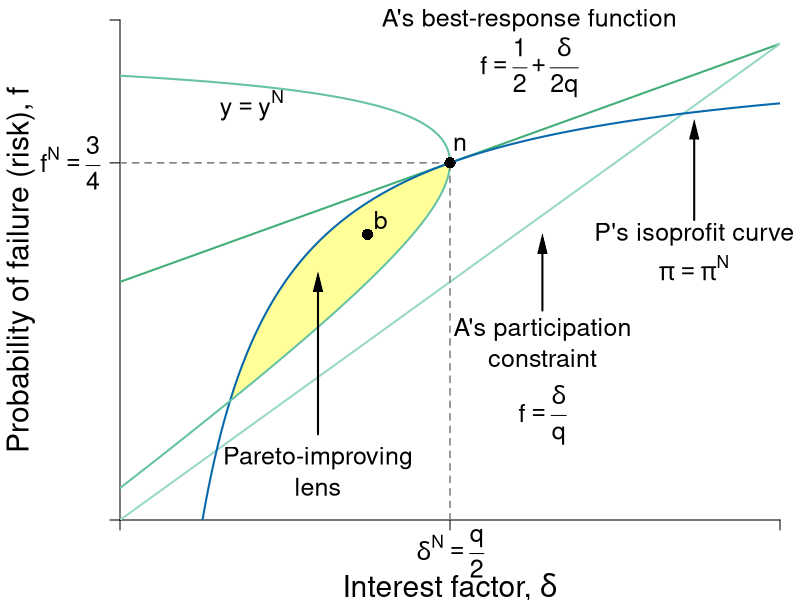

Recreate this plot in R.
#Graph Designer: Simon Halliday, Scott Cohn
#Authors: Bowles and Halliday
#Title: Coordination, Conflict and Competition: A Text in Microeconomics

library(shape)
pdf(file = "credit/non_contractual_risk.pdf", width = 8, height = 6)

#Set parameters for graphics
pointsize <- 1.8
axislabelsize <- 1.8
labelsize <- 1.5
namesize <- 1.8
annotatesize <- 1.5
graphlinewidth <- 2
segmentlinewidth <- 1.5

COL <- c("#7fc97f", "#beaed4", "#fdc086", "#ffff99", "#386cb0", "#f0027f", "#bf5b17", "#666666")
COLA <- c("#e0f3db", "#99d8c9","#66c2a4","#41ae76", "#238b45", "#005824")
COLB <- c("#c6dbef", "#4eb3d3", "#2b8cbe", "#0868ac","#084081")
COLC <- c("#fcfbfd", "#efedf5", "#dadaeb", "#bcbddc", "#9e9ac8", "#807dba", "#6a51a3", "#54278f", "#3f007d")
grays <- gray.colors(25, start = 1, end = 0)

#Edited the margins to cater for the larger LHS labels
par(mar =  c(4, 6, 1, 1))

brfFn <- function(delta, q = 1) {
  .5 + (delta / (2 * q)) 
}

PCFn <- function(delta, q = 1) {
  delta/q
}

isoreturnFn <- function(delta, pi=0.125) {
  1 - (pi)/delta
}


yFn <- function(d1, f1, q = 1){
  q*f1*(1 - f1) - d1*(1 - f1)
}

profitFn <- function(d1, q = 1){
  d1/2 - (1/(2*q))*(d1)^2
}

ylow <- function(delta, q = 1, ybar = 0.0625){
  (-sqrt(delta^2 - 2*delta*q + q^2 - 4*q*ybar) + delta + q)/(2*q)
}

yhigh <- function(delta, q = 1, ybar = 0.0625){
  (sqrt(delta^2 - 2*delta*q + q^2 - 4*q*ybar) + delta + q)/(2*q)
}

xlims <- c(0, 1)
ylims <- c(0, 1.05)

npts <- 501 
d1 <- seq(xlims[1], xlims[2], length.out = npts)
f1 <- seq(ylims[1], ylims[2], length.out = npts) 
a <- c(0.0625)

plot(0, 0, xlim = xlims, ylim = ylims, type = "n",
     xlab = expression(paste("")),
     ylab = expression(paste("")), 
     xaxt = "n", 
     yaxt = "n", 
     cex.lab = axislabelsize, 
     bty = "n", 
     xaxs = "i", 
     yaxs = "i"
)


ticksy <- c(ylims[1], brfFn(delta = 0.5), ylims[2])
ylabels <- c(NA, expression(paste(f^{N} == frac(3,4))), NA)
ticksx <- c(xlims[1], 0.5, xlims[2])
xlabels <- c(NA, NA, NA)

axis(1, at = ticksx, pos = 0, labels = xlabels, cex.axis = labelsize)
axis(2, at = ticksy, pos = 0, labels = ylabels, las = 1, cex.axis = labelsize)

text(0.5, -0.07, expression(paste(delta^{N} == frac(q,2))), xpd = TRUE, cex = labelsize) 

npts <- 503 
xx1 <- seq(xlims[1], xlims[2], length.out = npts)
xx2 <- seq(0, 1, length.out = npts)

xpoly1 <- seq(from = 0.168, to = 0.5, length.out = 500)
ypoly1 <- ylow(xpoly1)
ypoly2 <- isoreturnFn(xpoly1)
polygon(x = c(xpoly1, rev(xpoly1)), y = c(ypoly1, rev(ypoly2)), col = COL[4], density = NULL, border = NA)


#Draw the graphs
lines(xx1, brfFn(xx1), col = COLA[4], lwd = graphlinewidth)
lines(xx1, PCFn(xx1), col = COLA[2], lwd = graphlinewidth)
lines(xx1, isoreturnFn(xx1), col = COLB[4], lwd = graphlinewidth)

#Axis labels
mtext(expression(paste("Interest factor, ", delta)), side = 1, line = 3.3, cex = axislabelsize)
text(-0.15, 0.5*(ylims[2]), expression(paste("Probability of failure (risk), ", f)), xpd = TRUE, cex = axislabelsize, srt = 90) 


contour(d1, f1,
        outer(d1, f1, yFn),
        drawlabels = FALSE,
        col = COLA[3],
        lwd = graphlinewidth,
        levels = a,
        xaxs = "i",
        yaxs = "i",
        add = TRUE)


segments(0.5, 0, 0.5, brfFn(delta = 0.5), lty = 2, col = grays[20] , lwd = segmentlinewidth)
segments(0, brfFn(delta = 0.5), 0.5, brfFn(delta = 0.5), lty = 2, col = grays[20] , lwd = segmentlinewidth)

#Annotate points (4,4),(2,8),(8,2) on feasibility frontier
text(0.5 + 0.015, isoreturnFn(0.5) + 0.04, expression(paste(n)), cex = labelsize)
points(0.5, isoreturnFn(0.5), pch = 16, col = "black", cex = 1.5)

text(0.375 + 0.02, 0.6 + 0.03, expression(paste(b)), cex = labelsize)
points(0.375, 0.6, pch = 16, col = "black", cex = 1.5)

text(0.2, 0.87, expression(paste(y == y^{N})), cex = labelsize)

text(0.62, 1.05, expression(paste("A's best-response function")), cex = labelsize, xpd = TRUE)
text(0.62, 0.95, expression(paste(f == frac(1,2) + frac(delta, 2*q))), cex = labelsize)

text(0.64, 0.4, expression(paste("A's participation")), cex = labelsize)
text(0.64, 0.34, expression(paste("constraint")), cex = labelsize)
text(0.64, 0.22, expression(paste(f == frac(delta, q))), cex = labelsize)
Arrows(0.64, 0.44, 0.64, 0.58, col = "black", lty = 1, lwd = 2, arr.type = "triangle", arr.lwd = 0.5)


text(0.87, 0.6, expression(paste("P's isoprofit curve")), cex = labelsize, xpd = TRUE)
text(0.87, 0.53, expression(paste(pi == pi^{N})), cex = labelsize, xpd = TRUE)
Arrows(0.87, 0.63, 0.87, 0.82, col = "black", lty = 1, lwd = 2, arr.type = "triangle", arr.lwd = 0.5)

text(0.3, 0.13, expression(paste("Pareto-improving")), cex = labelsize)
text(0.3, 0.07, expression(paste("lens")), cex = labelsize)
Arrows(0.3, 0.18, 0.3, 0.5, col = "black", lty = 1, lwd = 2, arr.type = "triangle", arr.lwd = 0.5)


dev.off()
